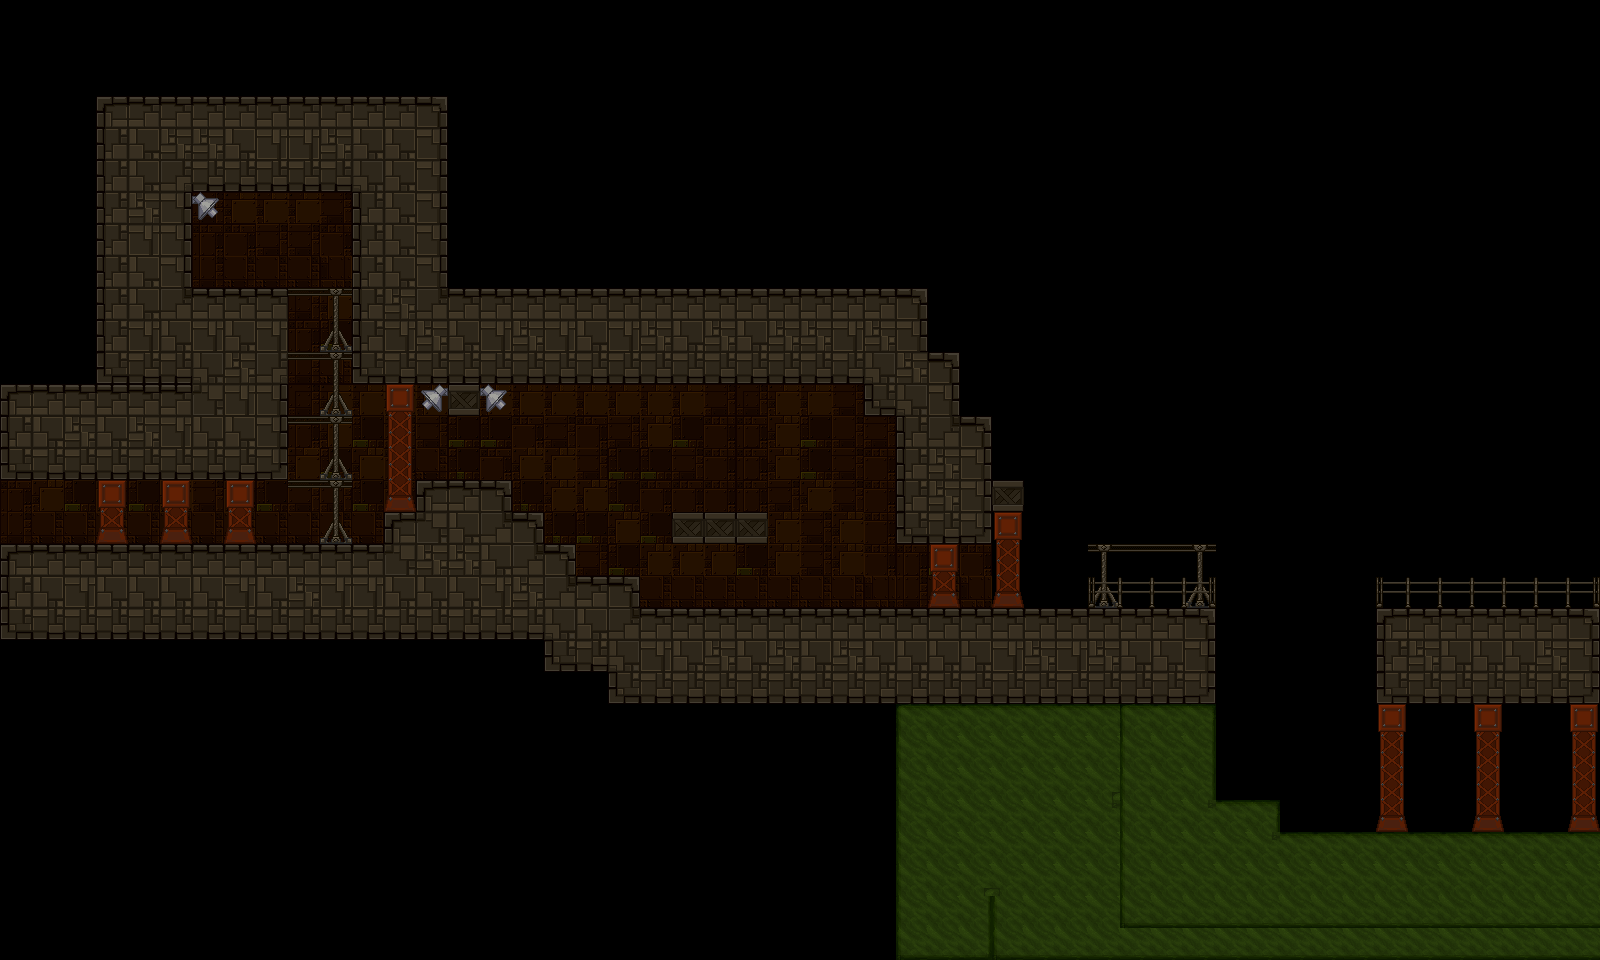

Below is a game level as drawn by its tile map, then a one-line description and the .tmx that defines it (tile-layer data replaced by summaries):
An orthogonal 50x30 tile map with 32x32 px tiles, 5 tile layers (Background1, Background2, Background3, Foreground1, ...), 2 tilesets and 11 objects.

<map version="1.0" tiledversion="1.1.4" orientation="orthogonal" renderorder="right-down" width="50" height="30" tilewidth="32" tileheight="32" infinite="0" nextobjectid="23">
 <properties>
  <property name="unity:scale" value="0.03125" />
 </properties>
 <tileset firstgid="1" source="../../Tilesets/Example.tsx" />
 <tileset firstgid="31" source="../../Tilesets/lab.tsx" />
 <layer name="Background1" width="50" height="30">
  <properties>
   <property name="unity:sortingOrder" type="int" value="-3" />
  </properties>
  <data>[1500 cells, 3 non-empty, 3 distinct tile ids]</data>
 </layer>
 <layer name="Background2" width="50" height="30">
  <properties>
   <property name="unity:sortingOrder" type="int" value="-4" />
  </properties>
  <data>[1500 cells, 0 non-empty, 0 distinct tile ids]</data>
 </layer>
 <layer name="Background3" width="50" height="30">
  <properties>
   <property name="unity:sortingOrder" type="int" value="-3" />
  </properties>
  <data>[1500 cells, 172 non-empty, 16 distinct tile ids]</data>
 </layer>
 <layer name="Foreground1" width="50" height="30">
  <properties>
   <property name="unity:sortingOrder" type="int" value="3" />
  </properties>
  <data>[1500 cells, 440 non-empty, 38 distinct tile ids]</data>
 </layer>
 <layer name="Foreground2" width="50" height="30">
  <properties>
   <property name="unity:sortingOrder" type="int" value="4" />
  </properties>
  <data>[1500 cells, 106 non-empty, 27 distinct tile ids]</data>
 </layer>
 <objectgroup name="walls">
  <properties>
   <property name="unity:layer" value="Obstacle" />
  </properties>
  <object id="12" x="0" y="544">
   <polyline points="0,0 0,-64 288,-64 288,-256 192,-256 192,-352 352,-352 352,-160 864,-160 864,-128 896,-128 896,0 992,0 992,-32 1024,-32 1024,-64 992,-64 992,-128 960,-128 960,-192 928,-192 928,-256 448,-256 448,-448 96,-448 96,-160" />
  </object>
  <object id="13" x="0" y="544">
   <polyline points="0,0 384,0 384,-32 416,-32 416,-64 512,-64 512,-32 544,-32 544,0 576,0 576,32 640,32 640,64 1216,64 1216,160 608,160 608,128 544,128 544,96 0,96 0,0" />
  </object>
  <object id="19" x="672" y="512">
   <polyline points="0,0 0,32 96,32 96,0 0,0" />
  </object>
  <object id="20" x="1216" y="704">
   <polyline points="0,0 0,96 64,96 64,128 384,128 384,224 -96,224 -96,0" />
  </object>
  <object id="21" x="1376" y="608">
   <polyline points="0,0 0,96 224,96 224,0 0,0" />
  </object>
  <object id="22" x="448" y="384">
   <polyline points="0,0 0,32 32,32 32,0" />
  </object>
 </objectgroup>
 <objectgroup name="JumpThru">
  <properties>
   <property name="unity:layer" value="Obstacle" />
   <property name="unity:tag" value="JumpThru" />
  </properties>
  <object id="14" x="352" y="480">
   <polyline points="0,0 -64,0" />
  </object>
  <object id="15" x="288" y="416">
   <polyline points="0,0 64,0" />
  </object>
  <object id="16" x="352" y="352">
   <polyline points="0,0 -64,0" />
  </object>
  <object id="17" x="288" y="288">
   <polyline points="0,0 64,0" />
  </object>
  <object id="18" x="1088" y="544">
   <polyline points="0,0 128,0" />
  </object>
 </objectgroup>
</map>
